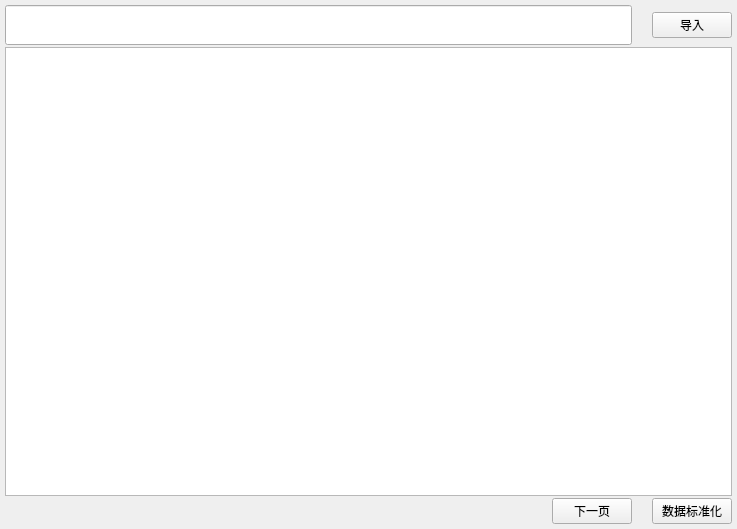
<?xml version="1.0" encoding="UTF-8"?>
<ui version="4.0">
 <class>EntropyCalculateClass</class>
 <widget class="QWidget" name="EntropyCalculateClass">
  <property name="geometry">
   <rect>
    <x>0</x>
    <y>0</y>
    <width>737</width>
    <height>529</height>
   </rect>
  </property>
  <property name="windowTitle">
   <string>EntropyCalculate</string>
  </property>
  <layout class="QVBoxLayout" name="verticalLayout">
   <property name="spacing">
    <number>2</number>
   </property>
   <property name="leftMargin">
    <number>5</number>
   </property>
   <property name="topMargin">
    <number>5</number>
   </property>
   <property name="rightMargin">
    <number>5</number>
   </property>
   <property name="bottomMargin">
    <number>5</number>
   </property>
   <item>
    <layout class="QHBoxLayout" name="horizontalLayout">
     <property name="spacing">
      <number>0</number>
     </property>
     <item>
      <widget class="DSGUI::DSLineEdit" name="m_editOfficialName">
       <property name="minimumSize">
        <size>
         <width>0</width>
         <height>40</height>
        </size>
       </property>
      </widget>
     </item>
     <item>
      <spacer name="horizontalSpacer">
       <property name="orientation">
        <enum>Qt::Horizontal</enum>
       </property>
       <property name="sizeType">
        <enum>QSizePolicy::Fixed</enum>
       </property>
       <property name="sizeHint" stdset="0">
        <size>
         <width>20</width>
         <height>20</height>
        </size>
       </property>
      </spacer>
     </item>
     <item>
      <widget class="DSGUI::DSPushButton" name="m_btnImport">
       <property name="text">
        <string>导入</string>
       </property>
      </widget>
     </item>
    </layout>
   </item>
   <item>
    <widget class="DSGUI::DSTableView" name="m_listViewElement"/>
   </item>
   <item>
    <layout class="QHBoxLayout" name="horizontalLayout_2">
     <property name="spacing">
      <number>0</number>
     </property>
     <item>
      <spacer name="horizontalSpacer_3">
       <property name="orientation">
        <enum>Qt::Horizontal</enum>
       </property>
       <property name="sizeHint" stdset="0">
        <size>
         <width>40</width>
         <height>20</height>
        </size>
       </property>
      </spacer>
     </item>
     <item>
      <widget class="DSGUI::DSPushButton" name="m_btnNext">
       <property name="text">
        <string>下一页</string>
       </property>
      </widget>
     </item>
     <item>
      <spacer name="horizontalSpacer_2">
       <property name="orientation">
        <enum>Qt::Horizontal</enum>
       </property>
       <property name="sizeType">
        <enum>QSizePolicy::Fixed</enum>
       </property>
       <property name="sizeHint" stdset="0">
        <size>
         <width>20</width>
         <height>20</height>
        </size>
       </property>
      </spacer>
     </item>
     <item>
      <widget class="DSGUI::DSPushButton" name="m_btnDataStandardization">
       <property name="text">
        <string>数据标准化</string>
       </property>
      </widget>
     </item>
    </layout>
   </item>
  </layout>
 </widget>
 <layoutdefault spacing="6" margin="11"/>
 <customwidgets>
  <customwidget>
   <class>DSGUI::DSTableView</class>
   <extends>QTableView</extends>
   <header location="global">TableView/tableview.h</header>
  </customwidget>
  <customwidget>
   <class>DSGUI::DSPushButton</class>
   <extends>QPushButton</extends>
   <header>PushButton/PushButton.h</header>
  </customwidget>
  <customwidget>
   <class>DSGUI::DSLineEdit</class>
   <extends>QLineEdit</extends>
   <header>lineedit/lineedit.h</header>
  </customwidget>
 </customwidgets>
 <resources>
  <include location="EntropyCalculate.qrc"/>
 </resources>
 <connections/>
</ui>
